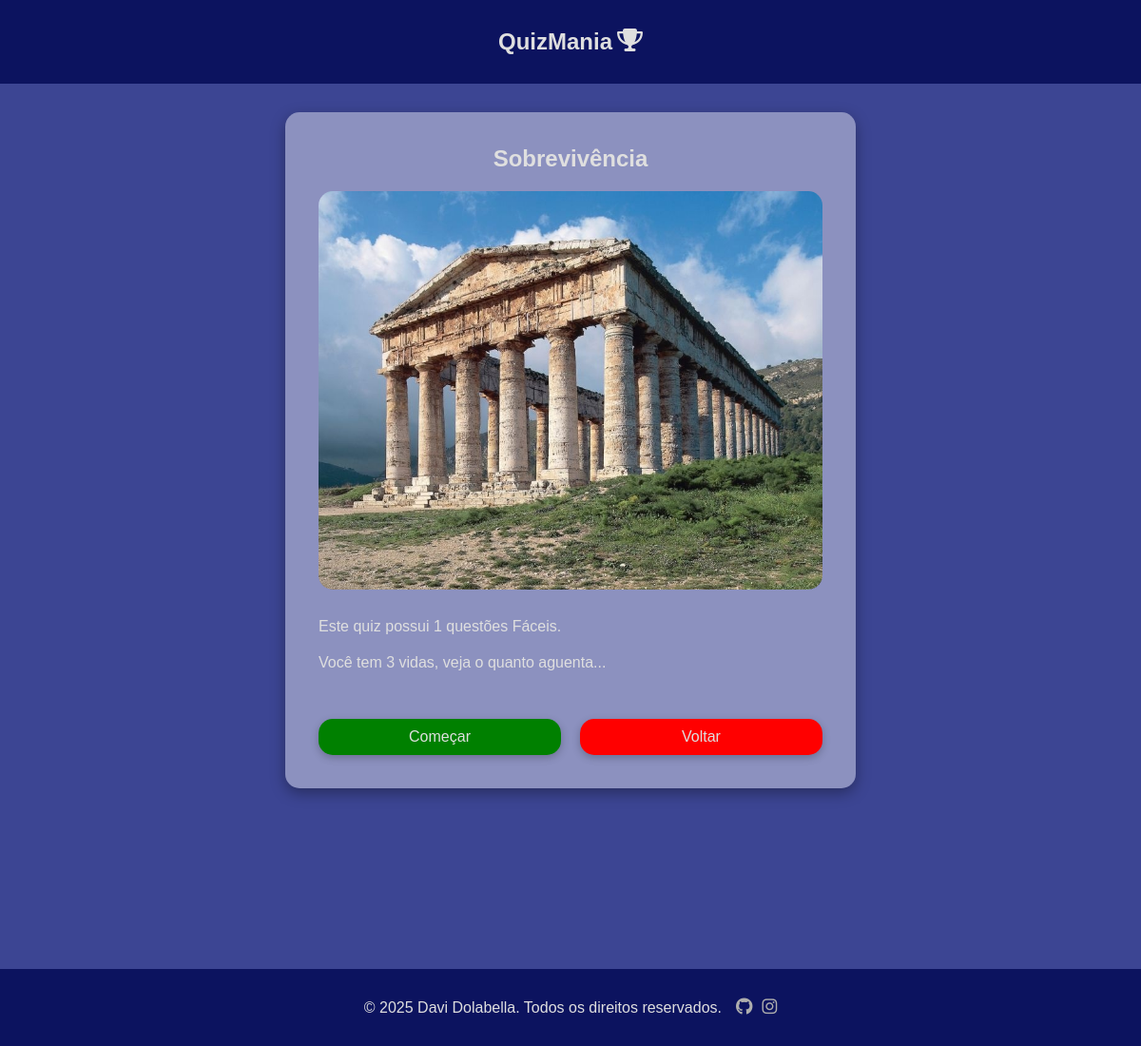
The app's page /quiz/1, older data.
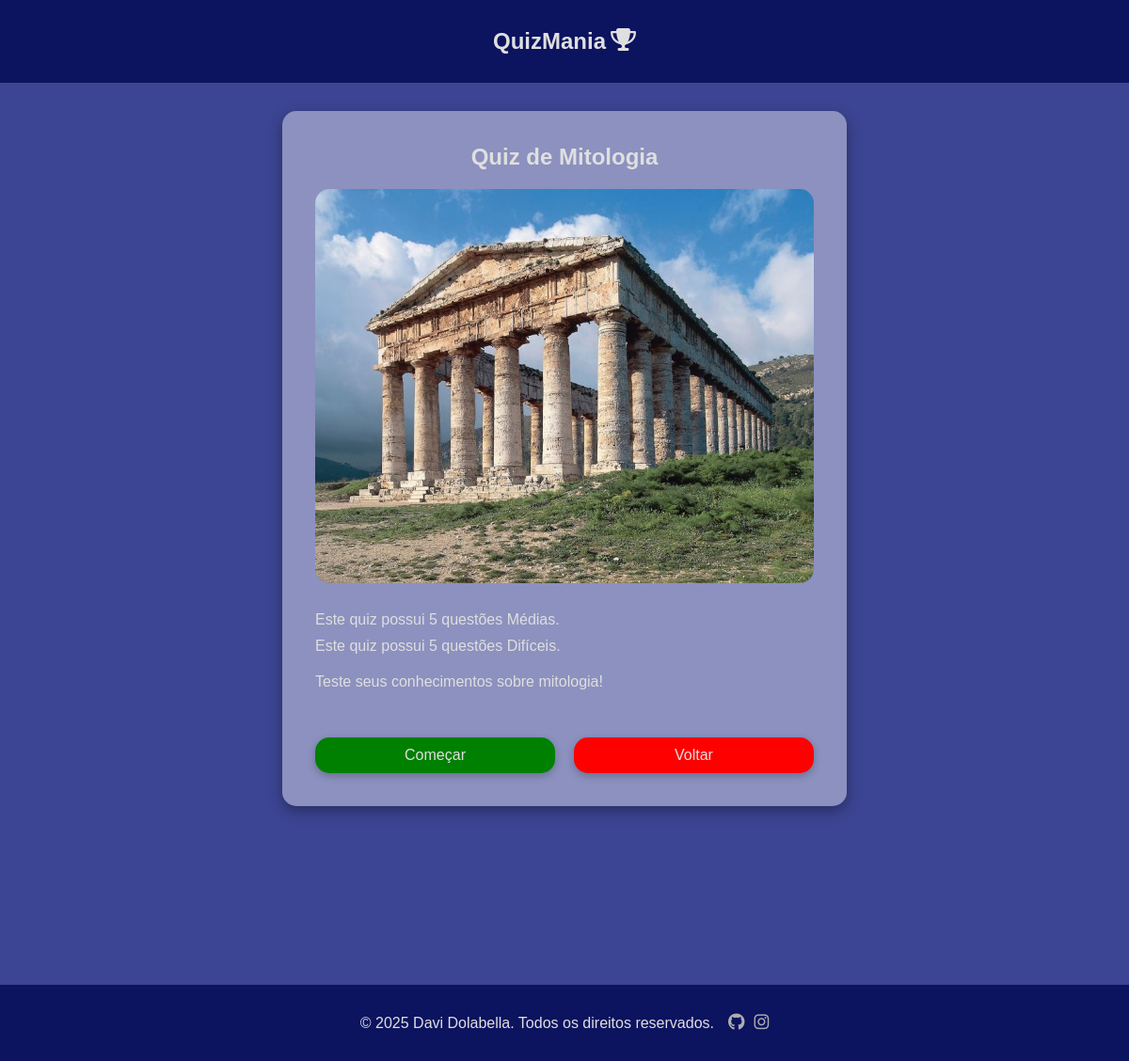
The same page, newer data.
### quizmania/models.py (models this page shows, shortened)
class Quiz(models.Model):
    title = models.CharField(max_length=20)
    description = models.TextField(max_length=50)
    created_at = models.DateTimeField(auto_now_add=True)
    updated_at = models.DateTimeField(auto_now=True)
    cover = models.ImageField(upload_to='quiz/covers/%Y/%m/%d/', blank=True, null=True)
    category = models.ForeignKey(
        Category, on_delete=models.SET_NULL, related_name='quizes', null=True
    )
    difficulty = models.ForeignKey(
        Difficulty, on_delete=models.SET_NULL, null=True, blank=True
    )

### quizmania/views.py (the view)
# urls.py: path('quiz/<int:pk>', views.QuizDetail.as_view(), name='quiz'),
class QuizDetail(DetailView):
    model = models.Quiz
    context_object_name = 'quiz'
    template_name = 'quizmania/pages/quiz.html'
    def get_context_data(self, *args, **kwargs):
        ctx = super().get_context_data(*args, **kwargs)
        quiz = ctx.get('quiz')
        questions_id =[question.id for question in quiz.questions.all().order_by('?')]
        question_id = questions_id[0]
        self.request.session['current_quiz_questions_id'] = questions_id
        print(self.request.session['current_quiz_questions_id'], question_id)
        ctx.update({
            'easy_questions':len(quiz.questions.all().filter(difficulty__pk=1)),
            'mid_questions':len(quiz.questions.all().filter(difficulty__pk=2)),
            'diff_questions':len(quiz.questions.all().filter(difficulty__pk=3)),
            'question_id': question_id
        })
        return ctx

### quizmania/templates/quizmania/pages/quiz.html (shortened to what this page needs)
{% extends "global/base.html" %}
{% block content %}
<div class="main container">
    {% if quiz %}
        {% include "quizmania/partials/partial_quiz.html" %}
    {% endif %}
</div>
{% endblock content %}

### base_templates/global/base.html (shortened to what this page needs)
{% load static %}
<!DOCTYPE html>
<html lang="pt-br">
    {% include "global/partials/head.html" %}
<body>
    {% include "global/partials/header.html" %}
    <main class="main-container">
        {% block content %}{% endblock content %}
    </main>
    {% include "global/partials/footer.html" %}
</body>
</html>

### base_templates/global/partials/head.html (shortened to what this page needs)
{% load static %}
<head>
    <link rel="stylesheet" href="{% static "global/css/style.css" %}">
    <link rel="stylesheet" href="https://cdnjs.cloudflare.com/ajax/libs/font-awesome/6.7.1/css/fontawesome.min.css" />
    <link rel="stylesheet" href="https://cdnjs.cloudflare.com/ajax/libs/font-awesome/6.7.1/css/brands.min.css" />
    <link rel="stylesheet" href="https://cdnjs.cloudflare.com/ajax/libs/font-awesome/6.7.1/css/solid.min.css" />
    <link rel="stylesheet" href="{% static "global/js/Slick/slick.css" %}">
</head>

### base_templates/global/partials/header.html
<header class="header-container">
    <div class="header container">
        <div class="logo">
            <h2>
                <a href="{% url 'quizmania:home' %}" class="logo">
                    <span class="logo-text">QuizMania</span>
                    <i class="fa-solid fa-trophy"></i>
                </a>
            </h2>
        </div>
    </div>
</header>

### quizmania/templates/quizmania/partials/partial_quiz.html
<div class="detail-quiz {{quiz.difficulty}}">
    <h2 class="title">{{quiz.title}}</h2>
    <img class="quiz-detail-img" src="{{ quiz.cover.url }}" alt="">
    <div class="quiz-base-description">
        {% if easy_questions %}
        <p>
            Este quiz possui {{ easy_questions }} questões Fáceis.
        </p>
        {% endif %}
        {% if mid_questions %}
        <p>
            Este quiz possui {{ mid_questions }} questões Médias.
        </p>
        {% endif %}
        {% if diff_questions %}
        <p>
            Este quiz possui {{ diff_questions }} questões Difíceis.
        </p>
        {% endif %}
    </div>
    <div class="quiz-description">
        {{quiz.description}}
    </div>
    <div class="detail_buttons">
        <a href="{% url 'quizmania:question' question_id %}" class="continue">Começar</a>
        <a href="{% url 'quizmania:home' %}" class="return">Voltar</a>
    </div>
</div>

### base_templates/global/partials/footer.html
<footer class="footer-container">
    <div class="footer container">
      <p class="creator">&copy; 2025 Davi Dolabella. Todos os direitos reservados.</p>
      <div class="social-links">
        <a href="https://github.com/davimdolabella" target="_blank" class="social-icon">
          <i class="fab fa-github"></i>
        </a>
        <a href="https://instagram.com" target="_blank" class="social-icon">
          <i class="fab fa-instagram"></i>
        </a>
      </div>
    </div>
</footer>

### base_static/global/css/style.css (style rules this page uses)
:root { --color-primary: #269fe6; --color-primary-hover: #2086c2; --color-primary-dark: #3c4593; --color-primary-dark-header:#0c135f; --color-is-past-deadline-dark:#331414; --color-is-past-deadline:#3a1515; --color-primary-dark-hover: #212336; --color-primary-light: #d4ecfa; --color-primary-light-hover: #bdd8e7; --color-white: #dfdfdf; --color-black: #000; --color-dark-text: #444; --color-info-light: #cce5ff; --color-debug-light: #cce5ff; --color-success-light: #d4edda; --color-alert-light: #fff3cd; --color-warning-light: #fff3cd; --color-error-light: #f8d7da; --color-info-dark: #4d86c4; --color-debug-dark: #4d86c4; --color-success-dark: #4a9c5d; --color-alert-dark: #927f40; --color-warning-dark: #b39c53; --color-error-dark: #da525d; --color-gray-0: #f9f9f9; --color-gray-1: #e0e0e0; --color-gray-2: #c7c7c7; --color-gray-3: #aeaeae; --color-gray-4: #959595; --color-gray-5: #7d7d7d; --color-gray-6: #646464; --color-gray-7: #4b4b4b; --color-gray-8: #323232; --color-gray-9: #191919; --search-focus-color:#E8F0FE; --font-primary: sans-serif; --font-headings: sans-serif; --spacing-gutter-small: 2rem; --spacing-gutter-medium: 3rem; --spacing-gutter-large: 4rem; }
* { padding: 0; margin: 0; box-sizing: border-box; }
html { font-size: 62.5%; color: var(--color-white); background-color: var(--color-primary-dark-header); }
body { font-size: 1.6rem; font-family: var(--font-primary); background-color: var(--color-primary-dark); overflow-x: hidden; }
h1,h2,h3,h4,h5,h6 { font-family: var(--font-headings); }
.container { max-width: 144rem; margin: 0 auto; padding: var(--spacing-gutter-medium); }
.header-container { background: var(--color-primary-dark-header); }
.header { display: flex; align-items: center; color: var(--color-white); }
.header .logo { color: var(--color-white); text-decoration: none; display: flex; flex-wrap: nowrap; gap: .5rem; font-size: 2.4rem; margin: 0 auto; }
.main { display: flex; flex-direction: column; flex-wrap: nowrap; justify-content: center; width: 100%; gap: 5rem; margin-bottom: 20vh; }
.footer-container { background: var(--color-primary-dark-header); width: 100%; }
.footer { display: flex; justify-content: center; align-items: center; gap: 1.5rem; }
.social-links { display: flex; align-items: center; justify-content: center; gap: 1rem; }
.social-links .social-icon { color: var(--color-gray-3); text-decoration: none; transition: all .3s ease; font-size: 1.8rem; }
.quiz-description { overflow: hidden; }
.detail-quiz { max-width: 60rem; width: 100%; margin: 0 auto; background-color: rgba(255, 255, 255, 0.409); padding: 3.5rem; border-radius: 15px; display: flex; flex-direction: column; justify-content: center; gap: 2rem; box-shadow: rgba(0, 0, 0, 0.35) 0px 5px 15px; }
.quiz-detail-img { width: 100%; border-radius: 15px; }
.detail-quiz .title { text-align: center; }
.quiz-base-description p { margin-top: 1rem; }
.detail_buttons { display: flex; justify-content: center; align-items: center; gap: 2rem; }
.continue, .return { background: red; text-decoration: none; padding: 1rem; border-radius: 15px; color: var(--color-white); box-shadow: rgba(0, 0, 0, 0.24) 0px 3px 8px; transition: all .3s ease; margin-top: 3rem; width: 100%; text-align: center; z-index: 2; }
.continue { background: green; }

Row changes from the older to the newer data that the page shows:
changed Quiz: title "Sobrevivência" → "Quiz de Mitologia"; description "Você tem 3 vidas, veja o quanto aguenta..." → "Teste seus conhecimentos sobre mitologia!"
Text that changed along with them:
{{ mid_questions }}: (not shown) → "5"
{{ diff_questions }}: (not shown) → "5"
{{ easy_questions }}: "1" → (not shown)
text no longer shown: "questões Fáceis."
text now shown: "questões Médias. questões Difíceis."
